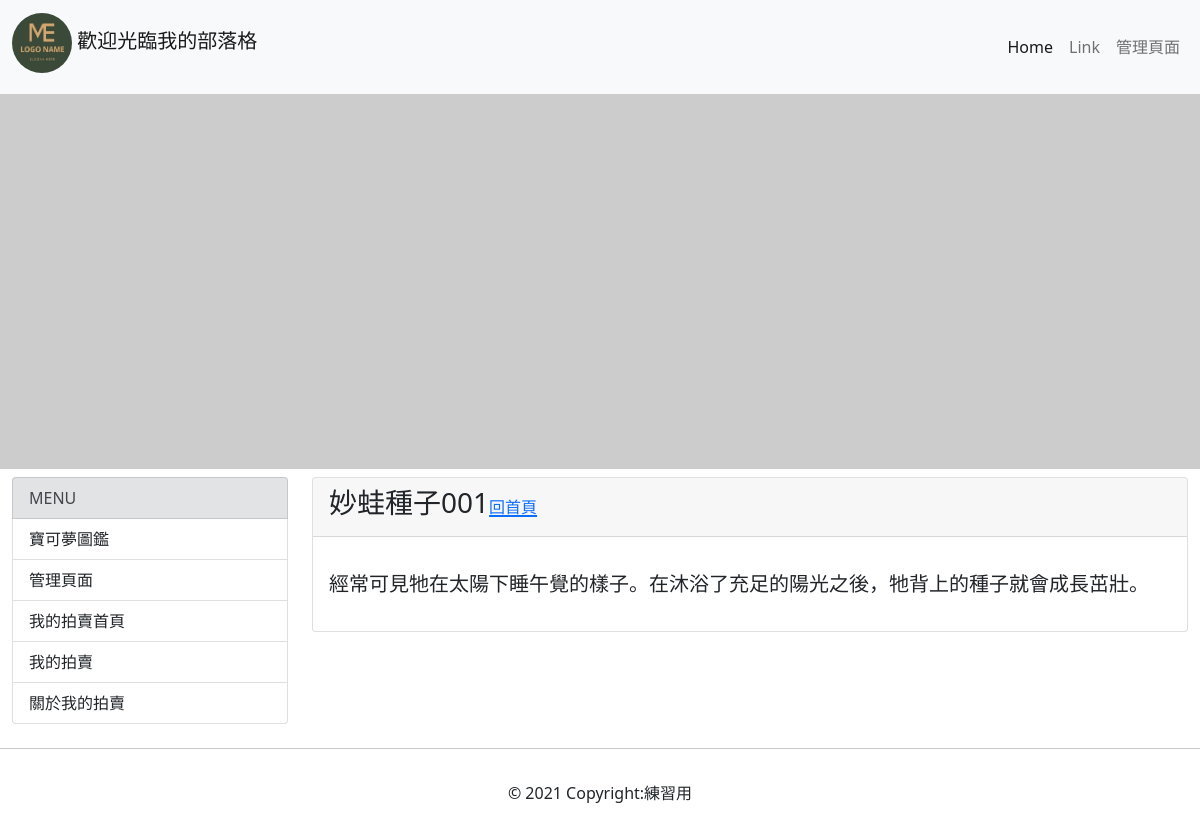
The page /post/001/ on the database its author committed.
### mainsite/models.py (models this page shows, shortened)
class Post(models.Model):
  title = models.CharField(max_length=200)
  slug  = models.CharField(max_length=200)
  abstracts = models.TextField(max_length=200)
  pic_urls= models.URLField(max_length=250)
  body  = models.TextField()
  pub_date = models.DateTimeField(default=timezone.now)
  class Meta:
    ordering = ('-pub_date',)#  用新增日期排序-表示倒序

### mainsite/views.py (the view)
# urls.py: path('post/<slug:slug>/',showpost),
def showpost(request,slug):
  template =get_template('post.html')
  try:
   post =Post.objects.get(slug=slug)
   if post != None:
       html = template.render(locals())  #回傳區域變數用字典型態打包 一定要字典
       return HttpResponse(html)
  except:
    return redirect('/')

### templates/post.html (shortened to what this page needs)
{% extends 'base.html' %}
{% load markdown_deux_tags %}
      {% block content%}
      <div class="col">
            <div class="card h-100">
                <div class="card-header">
                  <h3>{{post.title}}{{post.slug}}<a href="/"><small style="font-size: 16px;">回首頁</small> </a> </h3>
                </div>
                <div class="card-body">
                    <blockquote class="blockquote mb-0">
                     <p>{{ post.body | markdown }}</p>
                    </blockquote>
                </div>
            </div>
          </div>
      {% endblock %}

### rows shown on the page
Post: title "妙蛙種子", slug "001", body "經常可見牠在太陽下睡午覺的樣子。在沐浴了充足的陽光之後，牠背上的種子就會成長茁壯。"
